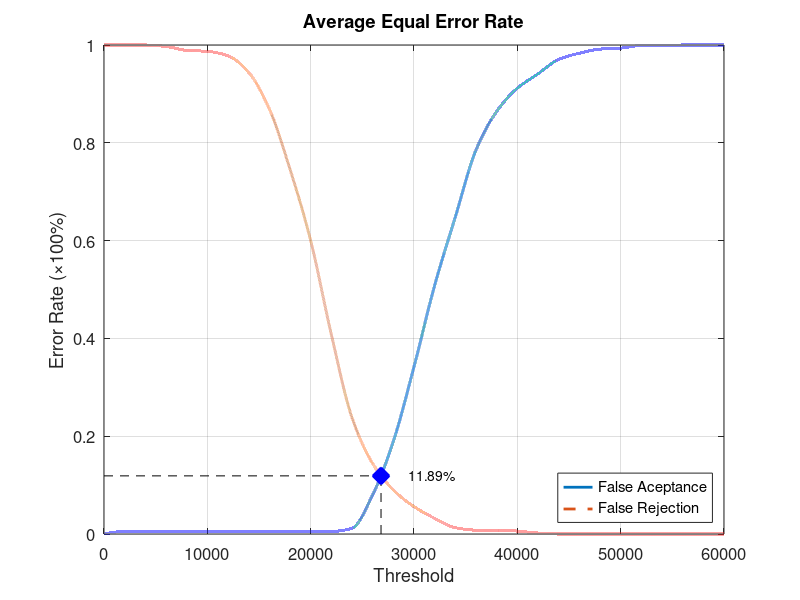
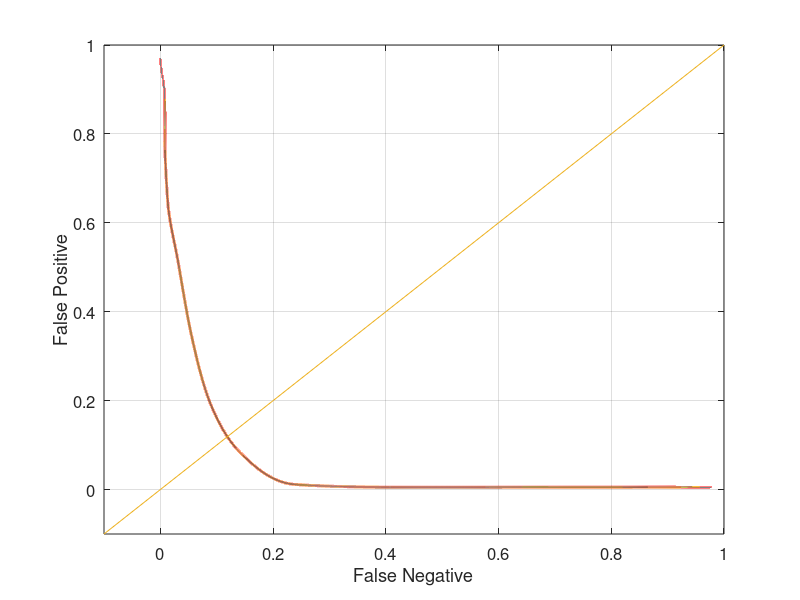

Recreate these plots in MATLAB, in order.
function yEER = Database2Average
close all;
clear;
clc;
x = 0:2000:60000;
xq = 0:0.5:60000;

y0 = [0 0.00526316 0.00526316 0.00526316 0.00526316 0.00526316 0.00526316 0.00526316 0.00526316 0.00526316 0.00526316 0.00526316 0.0115789 0.08 0.189474 0.342105 0.508421 0.648421 0.785263 0.86421 0.911579 0.941053 0.970526 0.983158 0.991579 0.993684 0.998947 0.998947 1 1 1];
yy0 = interp1(x, y0, xq, 'pchip');
y1 = [1 1 1 0.997 0.989 0.987 0.978 0.944 0.869 0.746 0.6 0.408 0.238 0.144 0.09 0.056 0.032 0.013 0.008 0.008 0.006 0.002 0 0 0 0 0 0 0 0 0];
yy1 = interp1(x, y1, xq, 'pchip');

% Calculating EER: 
y2 = abs(y0 - y1);
find(y2 == min(y2))
yy2 = abs(yy0 - yy1);
xEER = find(yy2 == min(yy2));
xEERIndex = xq(xEER) % X-axis EER
yEER = yy0(xEER) % Y-axis EER

main = figure
plot(xq, yy0,'-','LineWidth', 2);	hold on
plot(xq, yy1,'--','LineWidth', 2);	hold on
plot([xEERIndex xEERIndex], [0 yEER], 'k--');	hold on
plot([0 xEERIndex], [yEER yEER], 'k--');	hold on
plot(xEERIndex, yEER, 'bx', 'LineWidth', 10);	hold on
text(xEERIndex + 10 * xEERIndex / 100, yEER, [num2str(round((10000 * yEER)) / 100) '%'])
legend('False Aceptance', 'False Rejection', 'Location', 'SouthEast')
xlabel('Threshold')
ylabel('Error Rate (\times100%)')
title('Average Equal Error Rate')
set(gca, 'FontSize', 12)
axis([0 60000 0 1])
grid on

print(main, 'Database2AverageMain', '-dpng');
FNRxFPR = figure('Color', [1 1 1]);
plot(yy1, yy0, '-', yy1, yy0, 'LineWidth', 2);
hold on
y = -0.1:0.1:1
plot(y, y); 
set(gca, 'FontSize', 12)
xlabel('False Negative')
ylabel('False Positive')
axis([-0.1 1 -0.1 1])
set(gca, 'FontSize', 12)
grid on

print(FNRxFPR, 'Database2AverageFNRxFPR','-dpng');
end
